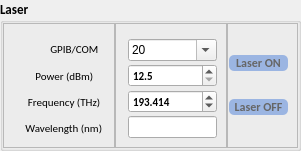
            <widget class="QGroupBox" name="groupBox_8">
             <property name="sizePolicy">
              <sizepolicy hsizetype="Preferred" vsizetype="Expanding">
               <horstretch>0</horstretch>
               <verstretch>2</verstretch>
              </sizepolicy>
             </property>
             <property name="font">
              <font>
               <family>Calibri</family>
               <pointsize>10</pointsize>
               <weight>75</weight>
               <bold>true</bold>
              </font>
             </property>
             <property name="title">
              <string>Laser</string>
             </property>
             <layout class="QHBoxLayout" name="horizontalLayout_12">
              <property name="spacing">
               <number>0</number>
              </property>
              <property name="leftMargin">
               <number>0</number>
              </property>
              <property name="topMargin">
               <number>0</number>
              </property>
              <property name="rightMargin">
               <number>0</number>
              </property>
              <property name="bottomMargin">
               <number>0</number>
              </property>
              <item>
               <widget class="QFrame" name="frame_21">
                <property name="sizePolicy">
                 <sizepolicy hsizetype="Preferred" vsizetype="Expanding">
                  <horstretch>3</horstretch>
                  <verstretch>0</verstretch>
                 </sizepolicy>
                </property>
                <property name="font">
                 <font>
                  <family>Arial</family>
                  <pointsize>9</pointsize>
                  <weight>50</weight>
                  <bold>false</bold>
                 </font>
                </property>
                <property name="frameShape">
                 <enum>QFrame::StyledPanel</enum>
                </property>
                <property name="frameShadow">
                 <enum>QFrame::Raised</enum>
                </property>
                <layout class="QVBoxLayout" name="verticalLayout_16">
                 <property name="topMargin">
                  <number>15</number>
                 </property>
                 <item>
                  <widget class="QLabel" name="label_17">
                   <property name="font">
                    <font>
                     <family>Calibri</family>
                     <pointsize>8</pointsize>
                    </font>
                   </property>
                   <property name="text">
                    <string>               GPIB/COM</string>
                   </property>
                  </widget>
                 </item>
                 <item>
                  <widget class="QLabel" name="label_18">
                   <property name="font">
                    <font>
                     <family>Calibri</family>
                     <pointsize>8</pointsize>
                    </font>
                   </property>
                   <property name="text">
                    <string>         Power (dBm)</string>
                   </property>
                  </widget>
                 </item>
                 <item>
                  <widget class="QLabel" name="label_19">
                   <property name="font">
                    <font>
                     <family>Calibri</family>
                     <pointsize>8</pointsize>
                    </font>
                   </property>
                   <property name="text">
                    <string>      Frequency (THz)</string>
                   </property>
                  </widget>
                 </item>
                 <item>
                  <widget class="QLabel" name="label_20">
                   <property name="font">
                    <font>
                     <family>Calibri</family>
                     <pointsize>8</pointsize>
                    </font>
                   </property>
                   <property name="text">
                    <string>     Wavelength (nm)</string>
                   </property>
                  </widget>
                 </item>
                </layout>
               </widget>
              </item>
              <item>
               <widget class="QFrame" name="frame_22">
                <property name="sizePolicy">
                 <sizepolicy hsizetype="Preferred" vsizetype="Expanding">
                  <horstretch>3</horstretch>
                  <verstretch>0</verstretch>
                 </sizepolicy>
                </property>
                <property name="styleSheet">
                 <string notr="true">QComboBox{
	
	font: 8pt &quot;Calibri&quot;;
}</string>
                </property>
                <property name="frameShape">
                 <enum>QFrame::StyledPanel</enum>
                </property>
                <property name="frameShadow">
                 <enum>QFrame::Raised</enum>
                </property>
                <layout class="QVBoxLayout" name="verticalLayout_17">
                 <property name="spacing">
                  <number>3</number>
                 </property>
                 <property name="leftMargin">
                  <number>12</number>
                 </property>
                 <property name="topMargin">
                  <number>15</number>
                 </property>
                 <item>
                  <widget class="QComboBox" name="s_laserbox_gpib">
                   <property name="font">
                    <font>
                     <family>Calibri</family>
                     <pointsize>8</pointsize>
                     <weight>50</weight>
                     <italic>false</italic>
                     <bold>false</bold>
                    </font>
                   </property>
                   <property name="styleSheet">
                    <string notr="true">QComboBox:#comboBox{

	background-color: rgb(0, 0, 255);
}</string>
                   </property>
                   <property name="editable">
                    <bool>true</bool>
                   </property>
                   <property name="iconSize">
                    <size>
                     <width>10</width>
                     <height>10</height>
                    </size>
                   </property>
                   <property name="frame">
                    <bool>true</bool>
                   </property>
                   <item>
                    <property name="text">
                     <string>20</string>
                    </property>
                   </item>
                   <item>
                    <property name="text">
                     <string>com9</string>
                    </property>
                   </item>
                   <item>
                    <property name="text">
                     <string>com3</string>
                    </property>
                   </item>
                   <item>
                    <property name="text">
                     <string>com4</string>
                    </property>
                   </item>
                  </widget>
                 </item>
                 <item>
                  <widget class="QDoubleSpinBox" name="s_lasebox_p">
                   <property name="font">
                    <font>
                     <family>Calibri</family>
                     <pointsize>8</pointsize>
                    </font>
                   </property>
                   <property name="decimals">
                    <number>1</number>
                   </property>
                   <property name="minimum">
                    <double>12.500000000000000</double>
                   </property>
                   <property name="maximum">
                    <double>16.199999999999999</double>
                   </property>
                   <property name="singleStep">
                    <double>0.500000000000000</double>
                   </property>
                   <property name="value">
                    <double>12.500000000000000</double>
                   </property>
                  </widget>
                 </item>
                 <item>
                  <widget class="QDoubleSpinBox" name="s_laserbox_fr">
                   <property name="font">
                    <font>
                     <family>Calibri</family>
                     <pointsize>8</pointsize>
                    </font>
                   </property>
                   <property name="decimals">
                    <number>3</number>
                   </property>
                   <property name="minimum">
                    <double>191.098999999999990</double>
                   </property>
                   <property name="maximum">
                    <double>195.899000000000001</double>
                   </property>
                   <property name="singleStep">
                    <double>0.001000000000000</double>
                   </property>
                   <property name="value">
                    <double>193.413999999999987</double>
                   </property>
                  </widget>
                 </item>
                 <item>
                  <widget class="QLineEdit" name="lineEdit_s_laser">
                   <property name="font">
                    <font>
                     <family>Calibri</family>
                     <pointsize>8</pointsize>
                    </font>
                   </property>
                  </widget>
                 </item>
                </layout>
               </widget>
              </item>
              <item>
               <widget class="QFrame" name="frame_23">
                <property name="sizePolicy">
                 <sizepolicy hsizetype="Preferred" vsizetype="Expanding">
                  <horstretch>0</horstretch>
                  <verstretch>0</verstretch>
                 </sizepolicy>
                </property>
                <property name="styleSheet">
                 <string notr="true">QPushButton, #s_laserbutton_off{
	border:none;
	
	background-color: rgb(155, 181, 226);
	color: rgb(102, 102, 102);
	border-radius:5px;
}

QPushButton, #s_laserbutton_off:hover{
	border:none;
	
	color: rgb(102, 102, 102);
	background-color: rgb(216, 223, 234);
	border-radius:5px;
}
QPushButton, #s_laserbutton_off:pressed{
	border:none;
	
	color: rgb(255, 255, 255);
	
	background-color: rgb(142, 171, 221);
	border-radius:5px;
}
QPushButton, #s_laserbutton_on{
	border:none;
	
	background-color: rgb(155, 181, 226);
	color: rgb(102, 102, 102);
	border-radius:5px;
}

QPushButton, #s_laserbutton_on:hover{
	border:none;
	
	color: rgb(102, 102, 102);
	background-color: rgb(216, 223, 234);
	border-radius:5px;
}
QPushButton, #s_laserbutton_on:pressed{
	border:none;
	
	color: rgb(255, 255, 255);
	
	background-color: rgb(142, 171, 221);
	border-radius:5px;
}</string>
                </property>
                <property name="frameShape">
                 <enum>QFrame::StyledPanel</enum>
                </property>
                <property name="frameShadow">
                 <enum>QFrame::Raised</enum>
                </property>
                <layout class="QVBoxLayout" name="verticalLayout_18">
                 <property name="leftMargin">
                  <number>1</number>
                 </property>
                 <item>
                  <widget class="QPushButton" name="s_laserbutton_on">
                   <property name="font">
                    <font>
                     <family>Calibri</family>
                     <pointsize>9</pointsize>
                     <weight>75</weight>
                     <bold>true</bold>
                    </font>
                   </property>
                   <property name="text">
                    <string>  Laser ON  </string>
                   </property>
                  </widget>
                 </item>
                 <item>
                  <widget class="QPushButton" name="s_laserbutton_off">
                   <property name="font">
                    <font>
                     <family>Calibri</family>
                     <pointsize>9</pointsize>
                     <weight>75</weight>
                     <bold>true</bold>
                    </font>
                   </property>
                   <property name="text">
                    <string>  Laser OFF  </string>
                   </property>
                  </widget>
                 </item>
                </layout>
               </widget>
              </item>
             </layout>
            </widget>
